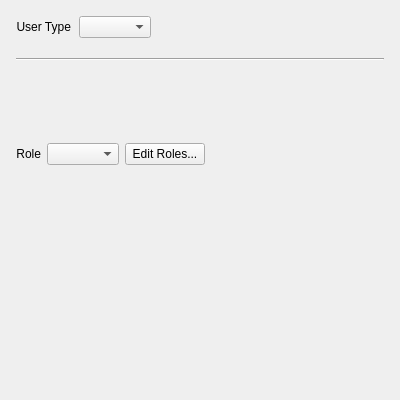
<?xml version="1.0" encoding="UTF-8"?>
<ui version="4.0">
 <class>UserSettingsWidget</class>
 <widget class="QWidget" name="UserSettingsWidget">
  <property name="geometry">
   <rect>
    <x>0</x>
    <y>0</y>
    <width>400</width>
    <height>400</height>
   </rect>
  </property>
  <layout class="QVBoxLayout" name="verticalLayout">
   <property name="leftMargin">
    <number>0</number>
   </property>
   <property name="topMargin">
    <number>0</number>
   </property>
   <property name="rightMargin">
    <number>0</number>
   </property>
   <item>
    <widget class="QStackedWidget" name="mainStackedWidget">
     <property name="sizePolicy">
      <sizepolicy hsizetype="Preferred" vsizetype="Maximum">
       <horstretch>0</horstretch>
       <verstretch>0</verstretch>
      </sizepolicy>
     </property>
     <property name="currentIndex">
      <number>0</number>
     </property>
     <widget class="QWidget" name="localUserPage">
      <layout class="QVBoxLayout" name="verticalLayout_3">
       <property name="leftMargin">
        <number>16</number>
       </property>
       <property name="topMargin">
        <number>16</number>
       </property>
       <property name="rightMargin">
        <number>16</number>
       </property>
       <item>
        <widget class="QWidget" name="userTypeWidget" native="true">
         <layout class="QVBoxLayout" name="verticalLayout_7">
          <property name="spacing">
           <number>16</number>
          </property>
          <property name="leftMargin">
           <number>0</number>
          </property>
          <property name="topMargin">
           <number>0</number>
          </property>
          <property name="rightMargin">
           <number>0</number>
          </property>
          <property name="bottomMargin">
           <number>0</number>
          </property>
          <item>
           <layout class="QHBoxLayout" name="horizontalLayout">
            <property name="spacing">
             <number>4</number>
            </property>
            <item>
             <widget class="QLabel" name="userTypeLabel">
              <property name="text">
               <string>User Type</string>
              </property>
              <property name="alignment">
               <set>Qt::AlignRight|Qt::AlignTrailing|Qt::AlignVCenter</set>
              </property>
              <property name="buddy">
               <cstring>userTypeComboBox</cstring>
              </property>
             </widget>
            </item>
            <item>
             <widget class="nx::client::desktop::HintButton" name="userTypeHint" native="true">
              <property name="sizePolicy">
               <sizepolicy hsizetype="Fixed" vsizetype="Fixed">
                <horstretch>0</horstretch>
                <verstretch>0</verstretch>
               </sizepolicy>
              </property>
             </widget>
            </item>
            <item>
             <widget class="QComboBox" name="userTypeComboBox"/>
            </item>
            <item>
             <spacer name="horizontalSpacer_2">
              <property name="orientation">
               <enum>Qt::Horizontal</enum>
              </property>
              <property name="sizeHint" stdset="0">
               <size>
                <width>40</width>
                <height>0</height>
               </size>
              </property>
             </spacer>
            </item>
           </layout>
          </item>
          <item>
           <widget class="Line" name="line_3">
            <property name="minimumSize">
             <size>
              <width>0</width>
              <height>10</height>
             </size>
            </property>
            <property name="orientation">
             <enum>Qt::Horizontal</enum>
            </property>
           </widget>
          </item>
         </layout>
        </widget>
       </item>
       <item>
        <widget class="QStackedWidget" name="secondaryStackedWidget">
         <property name="sizePolicy">
          <sizepolicy hsizetype="Preferred" vsizetype="Maximum">
           <horstretch>0</horstretch>
           <verstretch>0</verstretch>
          </sizepolicy>
         </property>
         <property name="currentIndex">
          <number>0</number>
         </property>
         <widget class="QWidget" name="newLocalUserPage">
          <layout class="QVBoxLayout" name="verticalLayout_4">
           <item>
            <layout class="QVBoxLayout" name="verticalLayout_2">
             <property name="sizeConstraint">
              <enum>QLayout::SetDefaultConstraint</enum>
             </property>
             <property name="bottomMargin">
              <number>8</number>
             </property>
             <item>
              <widget class="QnInputField" name="loginInputField" native="true"/>
             </item>
             <item>
              <widget class="QnInputField" name="nameInputField" native="true"/>
             </item>
             <item>
              <widget class="QnInputField" name="emailInputField" native="true"/>
             </item>
            </layout>
           </item>
           <item>
            <widget class="QnInputField" name="passwordInputField" native="true"/>
           </item>
           <item>
            <widget class="QnInputField" name="confirmPasswordInputField" native="true"/>
           </item>
          </layout>
         </widget>
         <widget class="QWidget" name="newCloudUserPage">
          <layout class="QVBoxLayout" name="verticalLayout_5">
           <item>
            <widget class="QnInputField" name="cloudEmailInputField" native="true"/>
           </item>
          </layout>
         </widget>
        </widget>
       </item>
      </layout>
     </widget>
     <widget class="QWidget" name="cloudUserPage">
      <layout class="QVBoxLayout" name="verticalLayout_6">
       <property name="spacing">
        <number>0</number>
       </property>
       <property name="leftMargin">
        <number>0</number>
       </property>
       <property name="topMargin">
        <number>0</number>
       </property>
       <property name="rightMargin">
        <number>0</number>
       </property>
       <property name="bottomMargin">
        <number>0</number>
       </property>
       <item>
        <widget class="QnCloudUserPanelWidget" name="cloudPanelWidget" native="true"/>
       </item>
       <item>
        <widget class="Line" name="line">
         <property name="frameShadow">
          <enum>QFrame::Plain</enum>
         </property>
         <property name="orientation">
          <enum>Qt::Horizontal</enum>
         </property>
        </widget>
       </item>
      </layout>
     </widget>
    </widget>
   </item>
   <item>
    <layout class="QGridLayout" name="gridLayout" columnstretch="0,0,0,0">
     <property name="leftMargin">
      <number>16</number>
     </property>
     <property name="topMargin">
      <number>8</number>
     </property>
     <property name="rightMargin">
      <number>16</number>
     </property>
     <item row="0" column="0">
      <widget class="QLabel" name="roleLabel">
       <property name="text">
        <string>Role</string>
       </property>
       <property name="alignment">
        <set>Qt::AlignRight|Qt::AlignTrailing|Qt::AlignVCenter</set>
       </property>
       <property name="buddy">
        <cstring>roleComboBox</cstring>
       </property>
      </widget>
     </item>
     <item row="0" column="1">
      <widget class="QComboBox" name="roleComboBox">
       <property name="sizeAdjustPolicy">
        <enum>QComboBox::AdjustToContents</enum>
       </property>
      </widget>
     </item>
     <item row="0" column="2">
      <widget class="QPushButton" name="editRolesButton">
       <property name="text">
        <string>Edit Roles...</string>
       </property>
      </widget>
     </item>
     <item row="0" column="3">
      <spacer name="horizontalSpacer">
       <property name="orientation">
        <enum>Qt::Horizontal</enum>
       </property>
       <property name="sizeHint" stdset="0">
        <size>
         <width>40</width>
         <height>20</height>
        </size>
       </property>
      </spacer>
     </item>
     <item row="1" column="1" colspan="3">
      <widget class="QnWordWrappedLabel" name="permissionsLabel" native="true">
       <property name="text" stdset="0">
        <string notr="true">&lt;table&gt;
&lt;tr&gt;&lt;td&gt;&lt;b&gt;3&lt;/b&gt; / 6&lt;/td&gt;&lt;td&gt;&lt;/td&gt;&lt;td&gt;Permissions&lt;/td&gt;&lt;/tr&gt;
&lt;tr&gt;&lt;td&gt;&lt;b&gt;18&lt;/b&gt; / 91&lt;/td&gt;&lt;td&gt;&lt;/td&gt;&lt;td&gt;Cameras&lt;/td&gt;&lt;/tr&gt;
&lt;tr&gt;&lt;td&gt;&lt;b&gt;2&lt;/b&gt; / 8&lt;/td&gt;&lt;td&gt;&lt;/td&gt;&lt;td&gt;Layouts&lt;/td&gt;&lt;/tr&gt;
&lt;tr&gt;&lt;td&gt;&lt;b&gt;0&lt;/b&gt; / 3&lt;/td&gt;&lt;td&gt;&lt;/td&gt;&lt;td&gt;Servers&lt;/td&gt;&lt;/tr&gt;
&lt;/table&gt;</string>
       </property>
      </widget>
     </item>
    </layout>
   </item>
   <item>
    <spacer name="verticalSpacer">
     <property name="orientation">
      <enum>Qt::Vertical</enum>
     </property>
     <property name="sizeHint" stdset="0">
      <size>
       <width>20</width>
       <height>40</height>
      </size>
     </property>
    </spacer>
   </item>
  </layout>
 </widget>
 <customwidgets>
  <customwidget>
   <class>nx::client::desktop::HintButton</class>
   <extends>QWidget</extends>
   <header location="global">nx/client/desktop/common/widgets/hint_button.h</header>
  </customwidget>
  <customwidget>
   <class>QnInputField</class>
   <extends>QWidget</extends>
   <header location="global">ui/widgets/common/input_field.h</header>
   <container>1</container>
  </customwidget>
  <customwidget>
   <class>QnCloudUserPanelWidget</class>
   <extends>QWidget</extends>
   <header location="global">ui/widgets/properties/cloud_user_panel_widget.h</header>
   <container>1</container>
  </customwidget>
  <customwidget>
   <class>QnWordWrappedLabel</class>
   <extends>QWidget</extends>
   <header location="global">ui/widgets/word_wrapped_label.h</header>
   <container>1</container>
  </customwidget>
 </customwidgets>
 <tabstops>
  <tabstop>roleComboBox</tabstop>
 </tabstops>
 <resources/>
 <connections/>
</ui>
